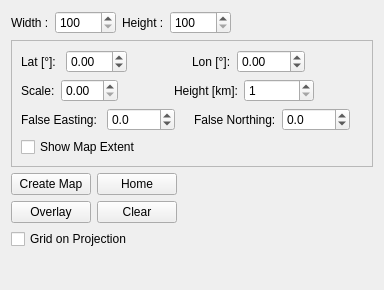
              <widget class="QWidget" name="pagePerspective">
               <property name="geometry">
                <rect>
                 <x>0</x>
                 <y>0</y>
                 <width>384</width>
                 <height>290</height>
                </rect>
               </property>
               <attribute name="label">
                <string>General Vertical Perspective</string>
               </attribute>
               <layout class="QVBoxLayout" name="verticalLayout_15">
                <item>
                 <layout class="QHBoxLayout" name="horizontalLayout_50">
                  <item>
                   <widget class="QLabel" name="label_43">
                    <property name="text">
                     <string>Width :</string>
                    </property>
                   </widget>
                  </item>
                  <item>
                   <widget class="QSpinBox" name="spbGVPMapWidth">
                    <property name="minimum">
                     <number>100</number>
                    </property>
                    <property name="maximum">
                     <number>10000</number>
                    </property>
                   </widget>
                  </item>
                  <item>
                   <widget class="QLabel" name="label_44">
                    <property name="text">
                     <string>Height :</string>
                    </property>
                   </widget>
                  </item>
                  <item>
                   <widget class="QSpinBox" name="spbGVPMapHeight">
                    <property name="minimum">
                     <number>100</number>
                    </property>
                    <property name="maximum">
                     <number>10000</number>
                    </property>
                   </widget>
                  </item>
                  <item>
                   <spacer name="horizontalSpacer_64">
                    <property name="orientation">
                     <enum>Qt::Horizontal</enum>
                    </property>
                    <property name="sizeHint" stdset="0">
                     <size>
                      <width>40</width>
                      <height>20</height>
                     </size>
                    </property>
                   </spacer>
                  </item>
                 </layout>
                </item>
                <item>
                 <widget class="QFrame" name="frame_5">
                  <property name="frameShape">
                   <enum>QFrame::StyledPanel</enum>
                  </property>
                  <property name="frameShadow">
                   <enum>QFrame::Raised</enum>
                  </property>
                  <layout class="QVBoxLayout" name="verticalLayout_4">
                   <item>
                    <layout class="QHBoxLayout" name="horizontalLayout_29">
                     <item>
                      <widget class="QLabel" name="label_8">
                       <property name="text">
                        <string>Lat [°]: </string>
                       </property>
                      </widget>
                     </item>
                     <item>
                      <widget class="QDoubleSpinBox" name="spbGVPlat">
                       <property name="maximumSize">
                        <size>
                         <width>70</width>
                         <height>16777215</height>
                        </size>
                       </property>
                       <property name="minimum">
                        <double>-90.000000000000000</double>
                       </property>
                       <property name="maximum">
                        <double>90.000000000000000</double>
                       </property>
                      </widget>
                     </item>
                     <item>
                      <spacer name="horizontalSpacer_46">
                       <property name="orientation">
                        <enum>Qt::Horizontal</enum>
                       </property>
                       <property name="sizeHint" stdset="0">
                        <size>
                         <width>40</width>
                         <height>20</height>
                        </size>
                       </property>
                      </spacer>
                     </item>
                     <item>
                      <widget class="QLabel" name="label_19">
                       <property name="text">
                        <string>Lon [°]:</string>
                       </property>
                      </widget>
                     </item>
                     <item>
                      <widget class="QDoubleSpinBox" name="spbGVPlon">
                       <property name="sizePolicy">
                        <sizepolicy hsizetype="Fixed" vsizetype="Fixed">
                         <horstretch>0</horstretch>
                         <verstretch>0</verstretch>
                        </sizepolicy>
                       </property>
                       <property name="maximumSize">
                        <size>
                         <width>80</width>
                         <height>16777215</height>
                        </size>
                       </property>
                       <property name="wrapping">
                        <bool>true</bool>
                       </property>
                       <property name="minimum">
                        <double>-180.000000000000000</double>
                       </property>
                       <property name="maximum">
                        <double>180.000000000000000</double>
                       </property>
                      </widget>
                     </item>
                     <item>
                      <spacer name="horizontalSpacer_109">
                       <property name="orientation">
                        <enum>Qt::Horizontal</enum>
                       </property>
                       <property name="sizeHint" stdset="0">
                        <size>
                         <width>40</width>
                         <height>20</height>
                        </size>
                       </property>
                      </spacer>
                     </item>
                    </layout>
                   </item>
                   <item>
                    <layout class="QHBoxLayout" name="horizontalLayout_24">
                     <item>
                      <widget class="QLabel" name="label_21">
                       <property name="text">
                        <string>Scale:</string>
                       </property>
                      </widget>
                     </item>
                     <item>
                      <widget class="QDoubleSpinBox" name="spbGVPscale">
                       <property name="singleStep">
                        <double>0.010000000000000</double>
                       </property>
                      </widget>
                     </item>
                     <item>
                      <spacer name="horizontalSpacer_50">
                       <property name="orientation">
                        <enum>Qt::Horizontal</enum>
                       </property>
                       <property name="sizeHint" stdset="0">
                        <size>
                         <width>40</width>
                         <height>20</height>
                        </size>
                       </property>
                      </spacer>
                     </item>
                     <item>
                      <widget class="QLabel" name="label_20">
                       <property name="text">
                        <string>Height [km]:</string>
                       </property>
                      </widget>
                     </item>
                     <item>
                      <widget class="QSpinBox" name="spbGVPheight">
                       <property name="sizePolicy">
                        <sizepolicy hsizetype="Fixed" vsizetype="Fixed">
                         <horstretch>0</horstretch>
                         <verstretch>0</verstretch>
                        </sizepolicy>
                       </property>
                       <property name="minimumSize">
                        <size>
                         <width>70</width>
                         <height>0</height>
                        </size>
                       </property>
                       <property name="maximumSize">
                        <size>
                         <width>140</width>
                         <height>16777215</height>
                        </size>
                       </property>
                       <property name="minimum">
                        <number>1</number>
                       </property>
                       <property name="maximum">
                        <number>1000000000</number>
                       </property>
                      </widget>
                     </item>
                     <item>
                      <spacer name="horizontalSpacer_186">
                       <property name="orientation">
                        <enum>Qt::Horizontal</enum>
                       </property>
                       <property name="sizeHint" stdset="0">
                        <size>
                         <width>40</width>
                         <height>20</height>
                        </size>
                       </property>
                      </spacer>
                     </item>
                    </layout>
                   </item>
                   <item>
                    <layout class="QHBoxLayout" name="horizontalLayout_82">
                     <item>
                      <widget class="QLabel" name="label_9">
                       <property name="text">
                        <string>False Easting: </string>
                       </property>
                      </widget>
                     </item>
                     <item>
                      <widget class="QDoubleSpinBox" name="spbGVPFalseEasting">
                       <property name="decimals">
                        <number>1</number>
                       </property>
                       <property name="minimum">
                        <double>-5000.000000000000000</double>
                       </property>
                       <property name="maximum">
                        <double>5000.000000000000000</double>
                       </property>
                       <property name="singleStep">
                        <double>100.000000000000000</double>
                       </property>
                      </widget>
                     </item>
                     <item>
                      <spacer name="horizontalSpacer_196">
                       <property name="orientation">
                        <enum>Qt::Horizontal</enum>
                       </property>
                       <property name="sizeHint" stdset="0">
                        <size>
                         <width>40</width>
                         <height>20</height>
                        </size>
                       </property>
                      </spacer>
                     </item>
                     <item>
                      <widget class="QLabel" name="label_48">
                       <property name="text">
                        <string>False Northing:</string>
                       </property>
                      </widget>
                     </item>
                     <item>
                      <widget class="QDoubleSpinBox" name="spbGVPFalseNorthing">
                       <property name="decimals">
                        <number>1</number>
                       </property>
                       <property name="minimum">
                        <double>-5000.000000000000000</double>
                       </property>
                       <property name="maximum">
                        <double>5000.000000000000000</double>
                       </property>
                       <property name="singleStep">
                        <double>100.000000000000000</double>
                       </property>
                      </widget>
                     </item>
                     <item>
                      <spacer name="horizontalSpacer_197">
                       <property name="orientation">
                        <enum>Qt::Horizontal</enum>
                       </property>
                       <property name="sizeHint" stdset="0">
                        <size>
                         <width>40</width>
                         <height>20</height>
                        </size>
                       </property>
                      </spacer>
                     </item>
                    </layout>
                   </item>
                   <item>
                    <widget class="QCheckBox" name="chkShowPerspective">
                     <property name="text">
                      <string>Show Map Extent </string>
                     </property>
                    </widget>
                   </item>
                  </layout>
                 </widget>
                </item>
                <item>
                 <layout class="QHBoxLayout" name="horizontalLayout_33">
                  <item>
                   <widget class="QPushButton" name="btnCreatePerspective">
                    <property name="text">
                     <string>Create Map</string>
                    </property>
                   </widget>
                  </item>
                  <item>
                   <widget class="QPushButton" name="btnGVPHome">
                    <property name="text">
                     <string>Home</string>
                    </property>
                   </widget>
                  </item>
                  <item>
                   <spacer name="horizontalSpacer_47">
                    <property name="orientation">
                     <enum>Qt::Horizontal</enum>
                    </property>
                    <property name="sizeHint" stdset="0">
                     <size>
                      <width>40</width>
                      <height>20</height>
                     </size>
                    </property>
                   </spacer>
                  </item>
                 </layout>
                </item>
                <item>
                 <layout class="QHBoxLayout" name="horizontalLayout_36">
                  <item>
                   <widget class="QPushButton" name="btnOverlayProjectionGVP">
                    <property name="text">
                     <string>Overlay</string>
                    </property>
                   </widget>
                  </item>
                  <item>
                   <widget class="QPushButton" name="btnGVPClearMap">
                    <property name="text">
                     <string>Clear</string>
                    </property>
                   </widget>
                  </item>
                  <item>
                   <spacer name="horizontalSpacer_51">
                    <property name="orientation">
                     <enum>Qt::Horizontal</enum>
                    </property>
                    <property name="sizeHint" stdset="0">
                     <size>
                      <width>40</width>
                      <height>20</height>
                     </size>
                    </property>
                   </spacer>
                  </item>
                 </layout>
                </item>
                <item>
                 <widget class="QCheckBox" name="chkGVPGridOnProj">
                  <property name="text">
                   <string>Grid on Projection</string>
                  </property>
                 </widget>
                </item>
                <item>
                 <spacer name="verticalSpacer_4">
                  <property name="orientation">
                   <enum>Qt::Vertical</enum>
                  </property>
                  <property name="sizeHint" stdset="0">
                   <size>
                    <width>20</width>
                    <height>40</height>
                   </size>
                  </property>
                 </spacer>
                </item>
               </layout>
              </widget>
